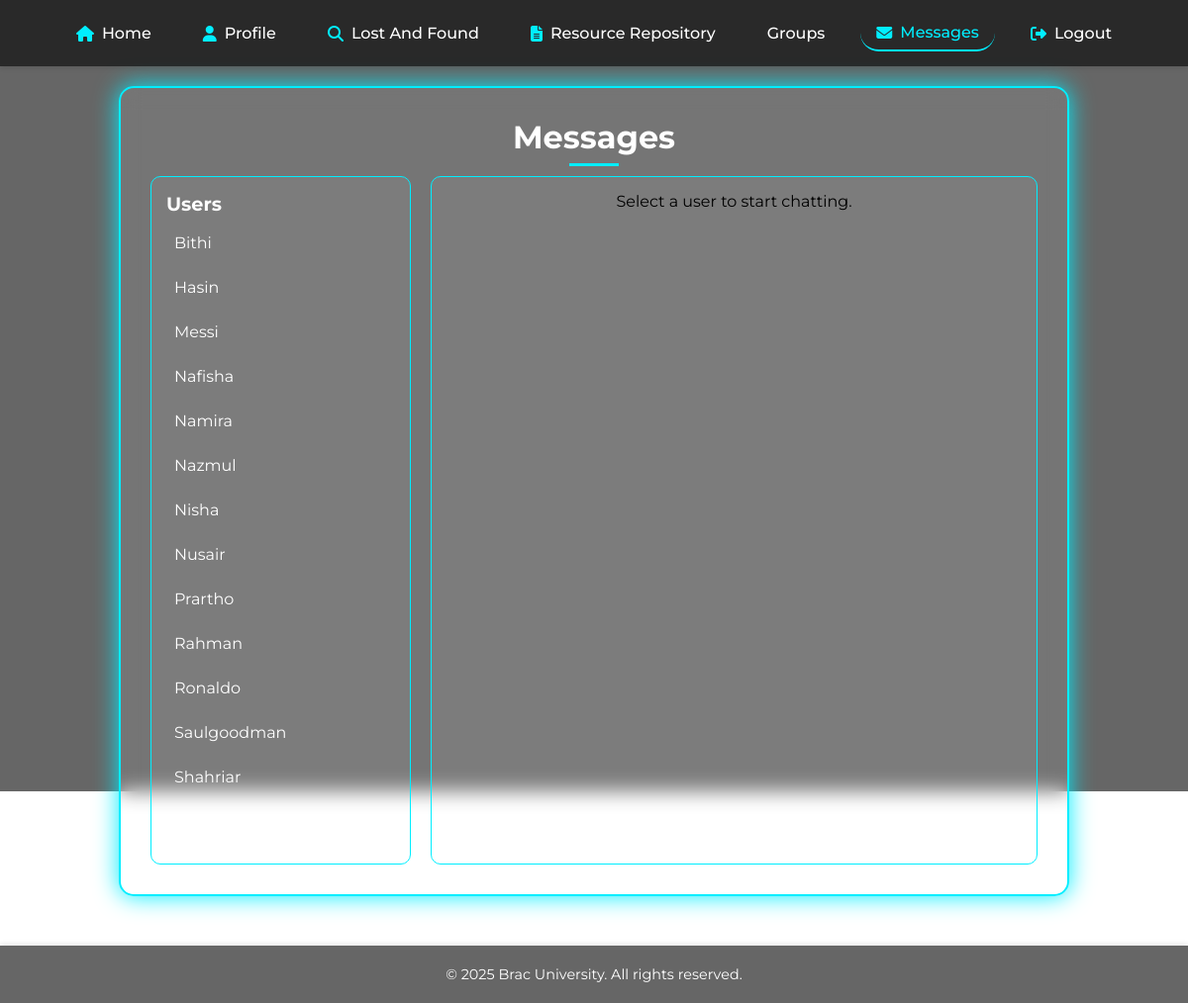
/messaging/messages.php (signed in), run on the app's committed database.
### tables this page shows
CREATE TABLE `user` (
  `user_id` int(11) NOT NULL AUTO_INCREMENT,
  `username` varchar(50) NOT NULL,
  `email` varchar(100) NOT NULL,
  `password` varchar(255) NOT NULL,
  `status` varchar(50) NOT NULL DEFAULT 'Offline',
  `id_no` int(11) DEFAULT NULL,
  PRIMARY KEY (`user_id`),
  UNIQUE KEY `email` (`email`),
  UNIQUE KEY `id_no` (`id_no`)
);

### messaging/messages.php (the view, shortened to what this page needs)
<?php
require_once '../connect.php';
$user_id = $_SESSION['user_id'];
$users_query = "SELECT user_id, username FROM user WHERE user_id != $user_id ORDER BY username";
$users_result = mysqli_query($conn, $users_query);
$selected_user_id = isset($_GET['user_id']) ? intval($_GET['user_id']) : 0;
$selected_username = '';
$messages = [];
?>
<!DOCTYPE html>
<html lang="en">
<head>
    <link rel="stylesheet" href="style.css">
</head>
<body>
    <div class="bg-overlay"></div>
    <main>
        <nav>
            <a href="../index.php">Home</a>
            <a href="../Profile_dashboard/profile.php">Profile</a>
            <a href="../lost_and_found/lost_and_foundpage.php">Lost And Found</a>
            <a href="../Resource_Repository/resourcepage.php">Resource Repository</a>
            <a href="../group_post/group_select.php">Groups</a>
            <a href="messages.php" class="active">Messages</a>
            <a href="../logout.php">Logout</a>
        </nav>
        <div class="container messaging-section">
            <h1>Messages</h1>
            <div class="messaging-container">
                <div class="sidebar">
                    <h2>Users</h2>
                    <ul class="user-list">
                        <?php while ($user = mysqli_fetch_assoc($users_result)): ?>
                            <li class="<?= $selected_user_id == $user['user_id'] ? 'active' : '' ?>">
                                <a href="messages.php?user_id=<?= ($user['user_id']) ?>">
                                    <?= ($user['username']) ?>
                                </a>
                            </li>
                        <?php endwhile; ?>
                    </ul>
                </div>
                <div class="chat-area">
                    <?php if ($selected_user_id > 0): ?>
                        <h2>Chat with <?= ($selected_username) ?></h2>
                        <div class="messages">
                            <?php if (empty($messages)): ?>
                                <p class="no-messages">No messages yet.</p>
                            <?php else: ?>
                                <?php foreach ($messages as $message): ?>
                                    <div class="message <?= $message['sender_id'] == $user_id ? 'sent' : 'received' ?>">
                                        <div class="message-header">
                                            <span class="username"><?= ($message['username']) ?></span>
                                            <span class="timestamp"><?= ($message['timestamp']) ?></span>
                                        </div>
                                        <p><?= ($message['content']) ?></p>
                                    </div>
                                <?php endforeach; ?>
                            <?php endif; ?>
                        </div>
                        <form action="" method="POST" class="report-form message-form">
                            <textarea name="message_content" placeholder="Type a message..." required></textarea>
                            <button type="submit" class="btn">Send</button>
                        </form>
                    <?php else: ?>
                        <p class="no-selection">Select a user to start chatting.</p>
                    <?php endif; ?>
                </div>
            </div>
        </div>
    </main>
    <footer class="site-footer">
        © 2025 Brac University. All rights reserved.
    </footer>
</body>
</html>

### messaging/style.css (style rules this page uses)
* { margin: 0; padding: 0; box-sizing: border-box; font-family: 'Montserrat', sans-serif; }
html, body { height: 100%; margin: 0; }
body { min-height: 100vh; background: url('https://ceramicbangladesh.com/wp-content/uploads/2025/02/Asset-14_13_11zon.webp') no-repeat center/cover fixed; position: relative; overflow-x: hidden; display: flex; flex-direction: column; }
.bg-overlay { position: fixed; top: 0; left: 0; width: 100vw; height: 100vh; background: rgba(0, 0, 0, 0.6); z-index: -1; pointer-events: none; }
main { flex: 1 0 auto; }
nav { display: flex; justify-content: center; gap: 20px; padding: 15px 0; background: rgba(0, 0, 0, 0.6); box-shadow: 0 2px 5px rgba(0, 0, 0, 0.1); position: sticky; top: 0; z-index: 1000; animation: fadeInUp 0.5s ease-out 0.2s backwards; }
nav a { text-decoration: none; color: #fff; font-size: 1rem; font-weight: 500; padding: 8px 16px; border-radius: 20px; transition: background 0.3s ease, color 0.3s ease, transform 0.3s ease; display: flex; align-items: center; gap: 8px; }
nav a::before { font-family: 'Font Awesome 6 Free'; font-weight: 900; color: #0ef; }
nav a[href="../index.php"]::before { content: '\f015'; }
nav a[href="../Profile_dashboard/profile.php"]::before { content: '\f007'; }
nav a[href="../lost_and_found/lost_and_foundpage.php"]::before { content: '\f002'; }
nav a[href="../Resource_Repository/resourcepage.php"]::before { content: '\f15c'; }
nav a[href="messages.php"]::before { content: '\f0e0'; }
nav a[href="../logout.php"]::before { content: '\f2f5'; }
nav a.active { border-bottom: 2px solid #0ef; color: #0ef; }
nav a.active::before { color: #0ef; }
.container { margin: 20px auto; margin-bottom: 50px; background: rgba(255, 255, 255, 0.1); backdrop-filter: blur(10px); border: 2px solid #0ef; box-shadow: 0 0 25px #0ef; border-radius: 15px; padding: 30px; text-align: center; animation: fadeInUp 0.7s ease-out 0.4s backwards; }
.report-section, .posts-section, .messaging-section { width: 80%; max-width: 1000px; }
.container h1 { font-size: 2rem; color: #fff; margin-bottom: 15px; position: relative; }
.container h1::after { content: ''; width: 50px; height: 3px; background: #0ef; position: absolute; bottom: -10px; left: 50%; transform: translateX(-50%); }
.messaging-container { display: flex; gap: 20px; margin-top: 20px; }
.sidebar { width: 30%; background: rgba(255, 255, 255, 0.05); border: 1px solid #0ef; border-radius: 10px; padding: 15px; text-align: left; }
.sidebar h2 { font-size: 1.2rem; color: #fff; margin-bottom: 10px; }
.user-list { list-style: none; }
.user-list li { margin-bottom: 10px; }
.user-list li a { color: #fff; text-decoration: none; font-size: 1rem; display: block; padding: 8px; border-radius: 5px; transition: background 0.3s ease, color 0.3s ease; }
.chat-area { width: 70%; background: rgba(255, 255, 255, 0.05); border: 1px solid #0ef; border-radius: 10px; padding: 15px; }
.site-footer { flex-shrink: 0; text-align: center; padding: 20px; background: rgba(0, 0, 0, 0.6); backdrop-filter: blur(10px); box-shadow: 0 -2px 5px rgba(0, 0, 0, 0.1); font-size: 0.9rem; color: #fff; animation: fadeInUp 0.7s ease-out 0.6s backwards; }

### data on the page
user: username "Bithi"
user: username "Hasin"
user: username "Messi"
user: username "Nafisha"
user: username "Namira"
user: username "Nazmul"
user: username "Nisha"
user: username "Nusair"
user: username "Prartho"
user: username "Rahman"
user: username "Ronaldo"
user: username "Saulgoodman"
user: username "Shahriar"
